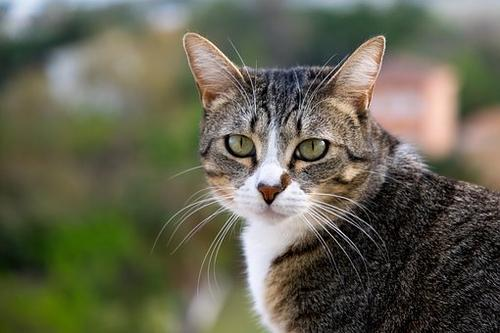
#> input picture cv/data/cat.jpg, 500 x 333 px
$ python '图像修补.py'
#> lines starting #> are read from the running program, lines starting #| are printed output that depends on the picture; after the words box and inside, x2 and y2 are one past the last pixel; in counts of white or black regions, pixels touching at a corner belong together
#> further down, img is the input picture: shape (333, 500, 3); mean B, G, R 81.3, 99.5, 100.4
#!/usr/bin/env python
#coding:utf-8
import cv2
import numpy as np

# 在图像中绘制一个十字叉
def damage(img):
    for i in range(200, 250):
        for j in range(-1, 1):
            img[i, 200 + j] = (255,255,255)
            img[225 + j, i-25] = (255, 255, 255)
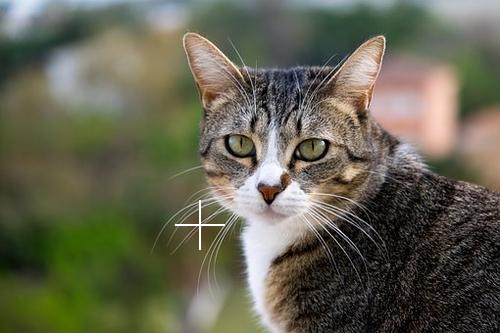
#> img: shape (333, 500, 3); 0.12% of pixels changed, all inside (x1, y1, x2, y2) = (175, 200, 225, 250)

    cv2.imshow('damage_image', img)

    return img

def repair(img):
    ''' 图片修补 '''

    # 定义一个图片数组
    paint = np.zeros((img.shape[0], img.shape[1], 1), np.uint8)

    # 指定mask
    for i in range(200, 250):
        for j in range(-1, 1):
            paint[i, 200 + j] = 255
            paint[225 + j, i-25] = 255
    cv2.imshow('paint', paint)
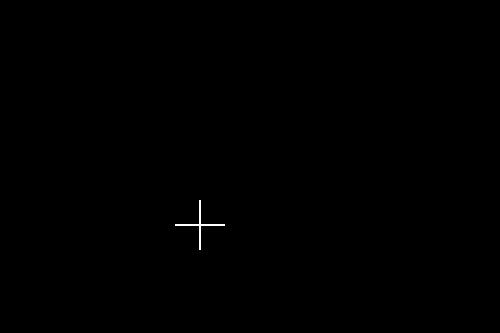
#> window 'paint': shape (333, 500, 1); 0.12% white in thin lines or dots, all inside (x1, y1, x2, y2) = (175, 200, 225, 250)

    # 图片修补
    rimg = cv2.inpaint(img, paint, 3, cv2.INPAINT_TELEA)
    cv2.imshow("reparimage", rimg)
    return  rimg

if __name__ == '__main__':
    img = cv2.imread('data/cat.jpg', 1)
    cv2.imshow('src', img)

    dimg = damage(img)
    rimg = repair(dimg)

    cv2.waitKey(0)
